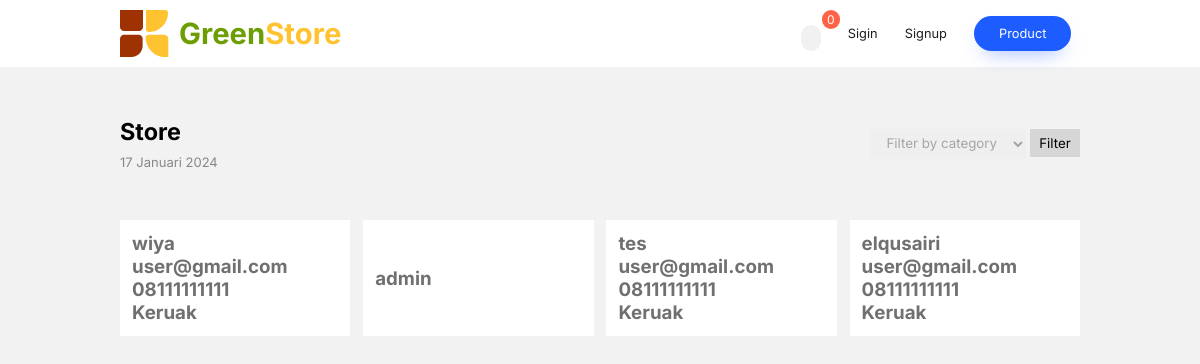
The page /user/ on the database as committed earlier.
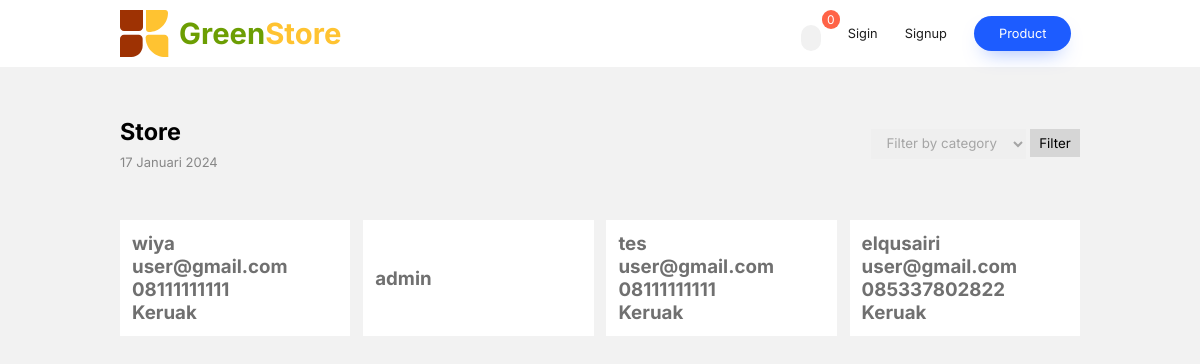
The same page on the database as committed later.
### greenstore_app/models.py (models this page shows)
class CustomUser(AbstractUser):
    nomor = models.CharField(max_length=20)
    alamat = models.CharField(max_length=255)

### greenstore_app/views.py (the view)
# urls.py: path('user/', datauser, name='datauser'),
def datauser(request):
    data = CustomUser.objects.all()
    context = {
        'data':data
    }
    return render(request, 'user.html',context)

### templates/user.html (shortened to what this page needs)
{% load static %}
<!DOCTYPE html>
<html lang="en">
<head>
    <link rel="stylesheet" href="{% static 'css/style.css' %}">
</head>
<body>
    <nav>
        <div class="logo">
            <img src="{% static 'img/logo.svg' %}" alt="">
            <h3>Green<span>Store</span></h3>
        </div>
        <div class="btncart">
            <a href="{% url 'checkout' %}">
                <p id="jlh">0</p>
                <ion-icon name="cart" id="cartProduk"></ion-icon>
            </a>
            <button class="signin" onclick="window.dialogsignin.showModal();">Sigin</button>
            <button class="signup" onclick="window.dialogsignup.showModal();">Signup</button>
            <button class="primary" onclick="window.dialog.showModal();">Product</button>
        </div>
    </nav>
    <div class="container">
        <div class="content1">
            <div class="title">
                <h3>Store</h3>
                <p>17 Januari 2024</p>
            </div>
            <form method="GET" action="{% url 'index' %}">
                <select name="kategori" id="kategori-filter">
                    <option value="">Filter by category</option>
                </select>
                <button type="submit">Filter</button>
            </form>
        </div>
        <div class="content2">
            {% for datas in data %}
            <div class="card">
                <div class="ket">
                    <h3>{{datas.username}}</h3>
                    <h3>{{datas.email}}</h3>
                    <h3>{{datas.nomor}}</h3>
                    <h3>{{datas.alamat}}</h3>
                </div>
            </div>
            {% endfor %}
        </div>
    </div>
</body>
</html>

Rows that differ between the two databases and show on the page:
changed CustomUser "elqusairi": nomor "08111111111" → "085337802822"
